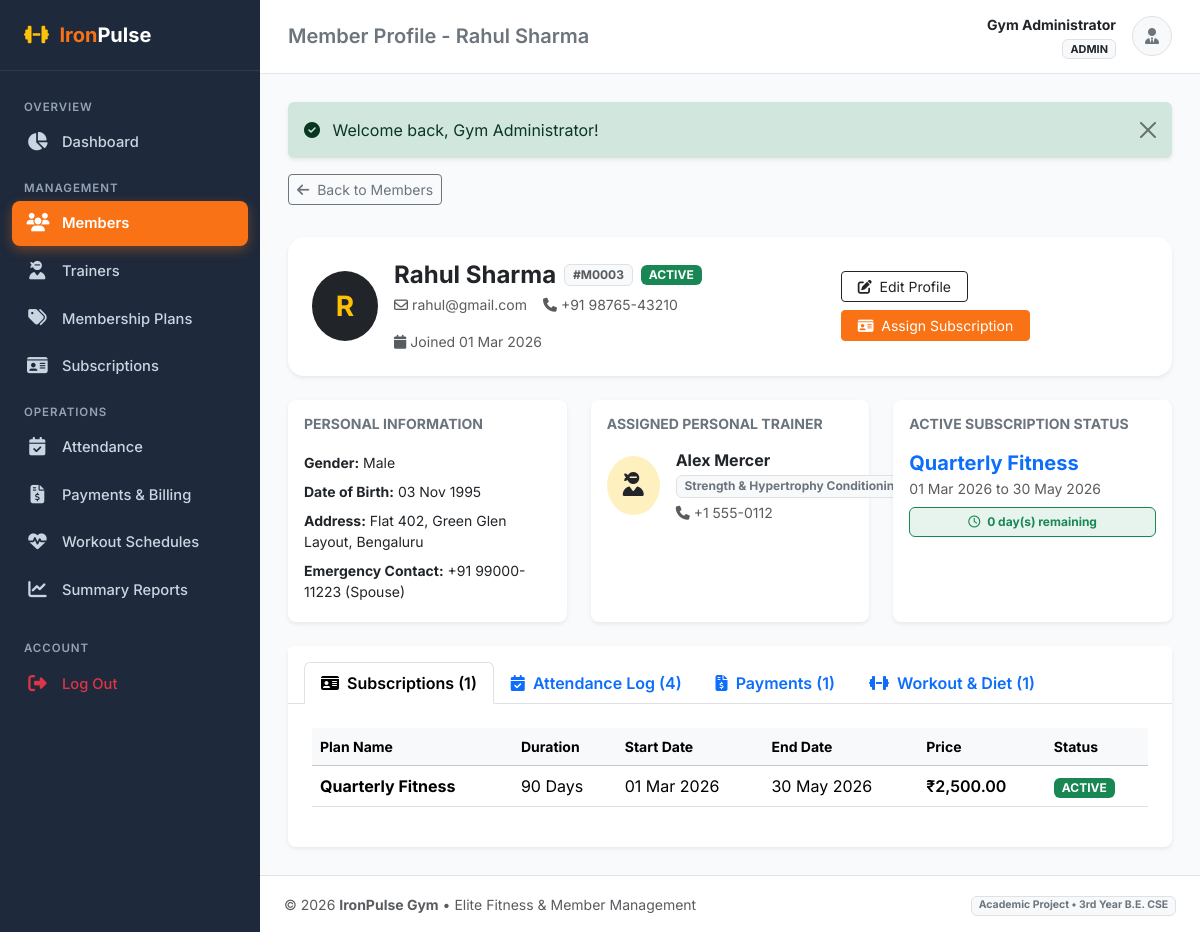
Screenshot of /admin/member_view.php?id=3 (signed in) with the database file from the repository.
### tables this page shows
CREATE TABLE `members` (
    `id` INT AUTO_INCREMENT PRIMARY KEY,
    `user_id` INT NOT NULL UNIQUE,
    `gender` ENUM('Male', 'Female', 'Other') NOT NULL DEFAULT 'Male',
    `dob` DATE DEFAULT NULL,
    `address` TEXT DEFAULT NULL,
    `emergency_contact` VARCHAR(30) DEFAULT NULL,
    `trainer_id` INT DEFAULT NULL,
    `join_date` DATE NOT NULL,
    `status` ENUM('active', 'inactive') NOT NULL DEFAULT 'active',
    `created_at` TIMESTAMP DEFAULT CURRENT_TIMESTAMP,
    CONSTRAINT `fk_members_user` FOREIGN KEY (`user_id`) 
        REFERENCES `users` (`id`) ON DELETE CASCADE ON UPDATE CASCADE,
    CONSTRAINT `fk_members_trainer` FOREIGN KEY (`trainer_id`) 
        REFERENCES `trainers` (`id`) ON DELETE SET NULL ON UPDATE CASCADE
);

CREATE TABLE `users` (
    `id` INT AUTO_INCREMENT PRIMARY KEY,
    `name` VARCHAR(100) NOT NULL,
    `email` VARCHAR(120) NOT NULL UNIQUE,
    `password` VARCHAR(255) NOT NULL,
    `role` ENUM('admin', 'trainer', 'member') NOT NULL DEFAULT 'member',
    `phone` VARCHAR(20) DEFAULT NULL,
    `status` ENUM('active', 'inactive') NOT NULL DEFAULT 'active',
    `created_at` TIMESTAMP DEFAULT CURRENT_TIMESTAMP,
    `updated_at` TIMESTAMP DEFAULT CURRENT_TIMESTAMP ON UPDATE CURRENT_TIMESTAMP
);

CREATE TABLE `trainers` (
    `id` INT AUTO_INCREMENT PRIMARY KEY,
    `user_id` INT NOT NULL UNIQUE,
    `specialization` VARCHAR(150) NOT NULL,
    `joining_date` DATE NOT NULL,
    `bio` TEXT DEFAULT NULL,
    `status` ENUM('active', 'inactive') NOT NULL DEFAULT 'active',
    `created_at` TIMESTAMP DEFAULT CURRENT_TIMESTAMP,
    CONSTRAINT `fk_trainers_user` FOREIGN KEY (`user_id`) 
        REFERENCES `users` (`id`) ON DELETE CASCADE ON UPDATE CASCADE
);

CREATE TABLE `memberships` (
    `id` INT AUTO_INCREMENT PRIMARY KEY,
    `member_id` INT NOT NULL,
    `plan_id` INT NOT NULL,
    `start_date` DATE NOT NULL,
    `end_date` DATE NOT NULL,
    `status` ENUM('active', 'expired', 'pending', 'cancelled') NOT NULL DEFAULT 'active',
    `created_at` TIMESTAMP DEFAULT CURRENT_TIMESTAMP,
    CONSTRAINT `fk_memberships_member` FOREIGN KEY (`member_id`) 
        REFERENCES `members` (`id`) ON DELETE CASCADE ON UPDATE CASCADE,
    CONSTRAINT `fk_memberships_plan` FOREIGN KEY (`plan_id`) 
        REFERENCES `membership_plans` (`id`) ON DELETE RESTRICT ON UPDATE CASCADE
);

CREATE TABLE `membership_plans` (
    `id` INT AUTO_INCREMENT PRIMARY KEY,
    `plan_name` VARCHAR(100) NOT NULL,
    `duration_days` INT NOT NULL COMMENT 'Duration in number of days',
    `price` DECIMAL(10,2) NOT NULL,
    `description` TEXT DEFAULT NULL,
    `status` ENUM('active', 'inactive') NOT NULL DEFAULT 'active',
    `created_at` TIMESTAMP DEFAULT CURRENT_TIMESTAMP
);

### admin/member_view.php (the view, shortened to what this page needs)
<?php
require_once __DIR__ . '/../includes/functions.php';
$pdo = get_db_connection();
$memberId = (int)($_GET['id'] ?? 0);
$stmt = $pdo->prepare("
    SELECT m.*, u.name, u.email, u.phone, u.created_at AS user_created,
           tu.name AS trainer_name, tu.email AS trainer_email, tu.phone AS trainer_phone,
           t.specialization AS trainer_spec
    FROM members m
    JOIN users u ON m.user_id = u.id
    LEFT JOIN trainers t ON m.trainer_id = t.id
    LEFT JOIN users tu ON t.user_id = tu.id
    WHERE m.id = ?
");
$stmt->execute([$memberId]);
$member = $stmt->fetch();
$membershipsStmt = $pdo->prepare("
    SELECT ms.*, mp.plan_name, mp.duration_days, mp.price
    FROM memberships ms
    JOIN membership_plans mp ON ms.plan_id = mp.id
    WHERE ms.member_id = ?
    ORDER BY ms.id DESC
");
$membershipsStmt->execute([$memberId]);
$memberships = $membershipsStmt->fetchAll();
$attendanceStmt = $pdo->prepare("
    SELECT * FROM attendance
    WHERE member_id = ?
    ORDER BY attendance_date DESC, check_in_time DESC
    LIMIT 30
");
$attendanceStmt->execute([$memberId]);
$attendanceLogs = $attendanceStmt->fetchAll();
$paymentsStmt = $pdo->prepare("
    SELECT p.*, mp.plan_name
    FROM payments p
    LEFT JOIN memberships ms ON p.membership_id = ms.id
    LEFT JOIN membership_plans mp ON ms.plan_id = mp.id
    WHERE p.member_id = ?
    ORDER BY p.id DESC
");
$paymentsStmt->execute([$memberId]);
$payments = $paymentsStmt->fetchAll();
$workoutsStmt = $pdo->prepare("
    SELECT w.*, tu.name AS trainer_name
    FROM workouts w
    LEFT JOIN trainers t ON w.trainer_id = t.id
    LEFT JOIN users tu ON t.user_id = tu.id
    WHERE w.member_id = ?
    ORDER BY FIELD(day_of_week, 'Monday', 'Tuesday', 'Wednesday', 'Thursday', 'Friday', 'Saturday', 'Sunday', 'All Days')
");
$workoutsStmt->execute([$memberId]);
$workouts = $workoutsStmt->fetchAll();
include __DIR__ . '/../includes/header.php';
?>
<div class="mb-4">
    <a href="<?= BASE_URL ?>/admin/members.php" class="btn btn-outline-secondary btn-sm mb-2">
        <i class="fa-solid fa-arrow-left me-1"></i> Back to Members
    </a>
</div>
<div class="card border-0 shadow-sm rounded-4 mb-4 overflow-hidden">
    <div class="card-body p-4">
        <div class="d-flex flex-column flex-md-row justify-content-between align-items-md-center gap-4">
            <div class="d-flex align-items-center gap-3">
                <div class="bg-dark text-warning rounded-circle d-flex align-items-center justify-content-center fw-bold fs-3" style="width: 70px; height: 70px;">
                    <?= strtoupper(substr($member['name'], 0, 1)) ?>
                </div>
                <div>
                    <div class="d-flex align-items-center gap-2">
                        <h4 class="fw-bold mb-0 text-dark"><?= htmlspecialchars($member['name']) ?></h4>
                        <span class="badge bg-light text-muted border">#M<?= str_pad($member['id'], 4, '0', STR_PAD_LEFT) ?></span>
                        <?= get_status_badge($member['status']) ?>
                    </div>
                    <div class="text-muted small mt-1 d-flex flex-wrap gap-3">
                        <span><i class="fa-regular fa-envelope me-1"></i><?= htmlspecialchars($member['email']) ?></span>
                        <span><i class="fa-solid fa-phone me-1"></i><?= htmlspecialchars($member['phone'] ?? 'N/A') ?></span>
                        <span><i class="fa-solid fa-calendar me-1"></i>Joined <?= format_date($member['join_date']) ?></span>
                    </div>
                </div>
            </div>
            <div class="d-flex gap-2 flex-wrap">
                <a href="<?= BASE_URL ?>/admin/member_edit.php?id=<?= $member['id'] ?>" class="btn btn-outline-dark btn-sm px-3">
                    <i class="fa-solid fa-pen-to-square me-1"></i> Edit Profile
                </a>
                <a href="<?= BASE_URL ?>/admin/membership_assign.php?member_id=<?= $member['id'] ?>" class="btn btn-primary btn-sm px-3">
                    <i class="fa-solid fa-id-card me-1"></i> Assign Subscription
                </a>
            </div>
        </div>
    </div>
</div>
<div class="row g-4 mb-4">
    <div class="col-md-4">
        <div class="card border-0 shadow-sm rounded-3 h-100 p-3">
            <h6 class="fw-bold text-secondary text-uppercase small mb-3">Personal Information</h6>
            <ul class="list-unstyled small mb-0">
                <li class="py-1"><strong>Gender:</strong> <?= htmlspecialchars($member['gender']) ?></li>
                <li class="py-1"><strong>Date of Birth:</strong> <?= format_date($member['dob']) ?></li>
                <li class="py-1"><strong>Address:</strong> <?= htmlspecialchars($member['address'] ?? 'Not provided') ?></li>
                <li class="py-1"><strong>Emergency Contact:</strong> <?= htmlspecialchars($member['emergency_contact'] ?? 'None recorded') ?></li>
            </ul>
        </div>
    </div>
    <div class="col-md-4">
        <div class="card border-0 shadow-sm rounded-3 h-100 p-3">
            <h6 class="fw-bold text-secondary text-uppercase small mb-3">Assigned Personal Trainer</h6>
            <?php if ($member['trainer_name']): ?>
                <div class="d-flex align-items-center gap-3">
                    <div class="bg-warning bg-opacity-25 text-dark rounded-circle p-3">
                        <i class="fa-solid fa-user-ninja fs-4"></i>
                    </div>
                    <div>
                        <div class="fw-bold"><?= htmlspecialchars($member['trainer_name']) ?></div>
                        <span class="badge bg-light text-secondary border"><?= htmlspecialchars($member['trainer_spec']) ?></span>
                        <div class="text-muted small mt-1"><i class="fa-solid fa-phone me-1"></i><?= htmlspecialchars($member['trainer_phone'] ?? 'N/A') ?></div>
                    </div>
                </div>
            <?php endif; ?>
        </div>
    </div>
    <div class="col-md-4">
        <div class="card border-0 shadow-sm rounded-3 h-100 p-3">
            <h6 class="fw-bold text-secondary text-uppercase small mb-3">Active Subscription Status</h6>
            <?php
            $activeSub = null;
            foreach ($memberships as $sub) {
                if ($sub['status'] === 'active') {
                    $activeSub = $sub;
                    break;
                }
            }
            ?>
            <?php if ($activeSub): ?>
                <div class="fw-bold text-primary fs-5"><?= htmlspecialchars($activeSub['plan_name']) ?></div>
                <div class="small text-muted mb-2">
                    <?= format_date($activeSub['start_date']) ?> to <?= format_date($activeSub['end_date']) ?>
                </div>
                <?php
                $remainingDays = (int)ceil((strtotime($activeSub['end_date']) - time()) / 86400);
                ?>
                <div class="badge bg-success bg-opacity-10 text-success border border-success p-2">
                    <i class="fa-regular fa-clock me-1"></i> <?= max(0, $remainingDays) ?> day(s) remaining
                </div>
            <?php endif; ?>
        </div>
    </div>
</div>
<div class="card border-0 shadow-sm rounded-3">
    <div class="card-header bg-white border-bottom pt-3 pb-0">
        <ul class="nav nav-tabs border-bottom-0" id="memberTab" role="tablist">
            <li class="nav-item">
                <button class="nav-link active fw-semibold" id="subs-tab" data-bs-toggle="tab" data-bs-target="#subs-pane" type="button">
                    <i class="fa-solid fa-id-card me-1"></i> Subscriptions (<?= count($memberships) ?>)
                </button>
            </li>
            <li class="nav-item">
                <button class="nav-link fw-semibold" id="attendance-tab" data-bs-toggle="tab" data-bs-target="#attendance-pane" type="button">
                    <i class="fa-solid fa-calendar-check me-1"></i> Attendance Log (<?= count($attendanceLogs) ?>)
                </button>
            </li>
            <li class="nav-item">
                <button class="nav-link fw-semibold" id="payments-tab" data-bs-toggle="tab" data-bs-target="#payments-pane" type="button">
                    <i class="fa-solid fa-file-invoice-dollar me-1"></i> Payments (<?= count($payments) ?>)
                </button>
            </li>
            <li class="nav-item">
                <button class="nav-link fw-semibold" id="workout-tab" data-bs-toggle="tab" data-bs-target="#workout-pane" type="button">
                    <i class="fa-solid fa-dumbbell me-1"></i> Workout & Diet (<?= count($workouts) ?>)
                </button>
            </li>
        </ul>
    </div>
    <div class="card-body p-4">
        <div class="tab-content" id="memberTabContent">
            <div class="tab-pane fade show active" id="subs-pane" role="tabpanel">
                <div class="table-responsive">
                    <table class="table table-hover align-middle">
                        <thead class="table-light small">
                            <tr>
                                <th>Plan Name</th>
                                <th>Duration</th>
                                <th>Start Date</th>
                                <th>End Date</th>
                                <th>Price</th>
                                <th>Status</th>
                            </tr>
                        </thead>
                        <tbody>
                            <?php if (!empty($memberships)): ?>
                                <?php foreach ($memberships as $ms): ?>
                                    <tr>
                                        <td class="fw-bold"><?= htmlspecialchars($ms['plan_name']) ?></td>
                                        <td><?= (int)$ms['duration_days'] ?> Days</td>
                                        <td><?= format_date($ms['start_date']) ?></td>
                                        <td><?= format_date($ms['end_date']) ?></td>
                                        <td class="fw-semibold"><?= format_currency($ms['price']) ?></td>
                                        <td><?= get_status_badge($ms['status']) ?></td>
                                    </tr>
                                <?php endforeach; ?>
                            <?php else: ?>
                                <tr>
                                    <td colspan="6" class="text-center py-4 text-muted">No subscriptions found for this member.</td>
                                </tr>
                            <?php endif; ?>
                        </tbody>
                    </table>
                </div>
            </div>
        </div>
    </div>
</div>
<?php include __DIR__ . '/../includes/footer.php'; ?>

### includes/functions.php (shortened to what this page needs)
<?php
function format_date($dateStr, $format = 'd M Y') {
    $timestamp = strtotime($dateStr);
    return $timestamp ? date($format, $timestamp) : 'N/A';
}
function format_currency($amount) {
  return '₹' . number_format($amount, 2);;
}
function get_status_badge($status) {
    $statusLower = strtolower(trim((string)$status));
    $badgeClass = 'bg-secondary';
    switch ($statusLower) {
        case 'active':
        case 'paid':
        case 'present':
            $badgeClass = 'bg-success';
            break;
    }
    return '<span class="badge ' . $badgeClass . ' text-uppercase px-2 py-1">' . htmlspecialchars(ucfirst($status)) . '</span>';
}

### assets/css/custom.css (style rules this page uses)
:root { --primary-color: #f97316; --primary-hover: #ea580c; --dark-bg: #0f172a; --sidebar-bg: #1e293b; --sidebar-hover: #334155; --body-bg: #f8fafc; --card-border: #e2e8f0; --text-main: #1e293b; --text-muted: #64748b; }
body { background-color: var(--body-bg); color: var(--text-main); font-family: 'Inter', -apple-system, BlinkMacSystemFont, "Segoe UI", Roboto, sans-serif; min-height: 100vh; display: flex; flex-direction: column; }
.btn-primary { background-color: var(--primary-color); border-color: var(--primary-color); }

### rows the page displays
members: user.name "R", user.name "Rahul Sharma", id "0003", status "ACTIVE", user.email "rahul@gmail.com", user.phone "+91 98765-43210", join_date "01 Mar 2026", gender "Male", dob "03 Nov 1995", address "Flat 402, Green Glen Layout, Bengaluru", emergency_contact "+91 99000-11223 (Spouse)", users.name "Alex Mercer", trainer.specialization "Strength & Hypertrophy Conditioning", users.phone "+1 555-0112"
memberships: plan.plan_name "Quarterly Fitness", start_date "01 Mar 2026", end_date "30 May 2026", end_date "0", plan.duration_days "90", plan.price "₹2,500.00", status "ACTIVE"

### other values shown
$pageTitle "Member Profile - Rahul Sharma"
$currentUser['name'] "Gym Administrator"
$currentUser['role'] "ADMIN"
$flash['text'] "Welcome back, Gym Administrator!"
count($memberships) "1"
count($attendanceLogs) "4"
count($payments) "1"
count($workouts) "1"
APP_NAME "IronPulse Gym"
APP_TAGLINE "Elite Fitness & Member Management"
